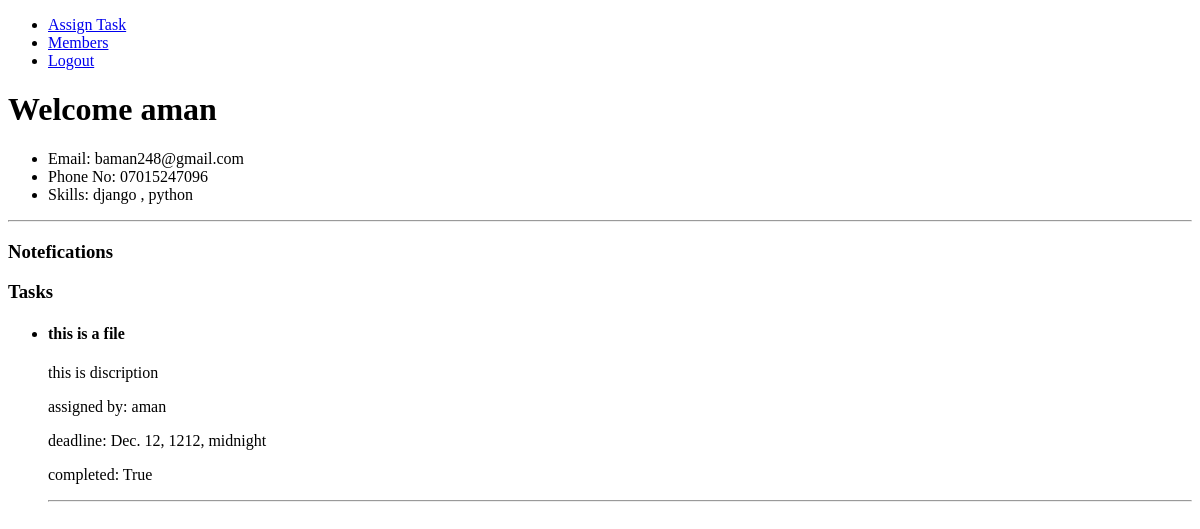
/index/ (signed in), run on an earlier commit of the app's database.
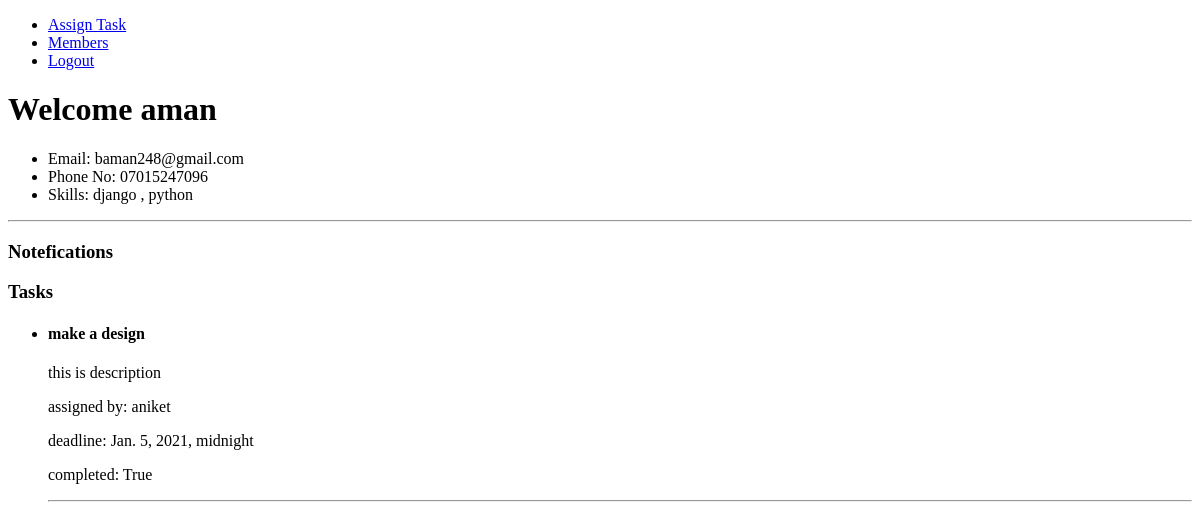
And on a later commit of the database.
### storage/models.py (models this page shows)
class Profile(models.Model):
    user = models.ForeignKey(User,on_delete=models.CASCADE)
    email = models.EmailField()
    phone_no = models.TextField(max_length=13)
    skills = models.TextField(max_length=100)

class Task(models.Model):
    done = models.BooleanField(default=False)
    failed = models.BooleanField(default=False)
    title = models.TextField(max_length=50)
    discription = models.TextField(max_length=500)
    assigned_to = models.ForeignKey(User,on_delete=models.CASCADE,related_name="assigned_to_p")
    assigned_by = models.ForeignKey(User,on_delete=models.CASCADE)
    s_time = models.DateTimeField(auto_now_add=True)
    f_time = models.DateTimeField(auto_now_add=False)
    is_accepted = models.BooleanField(default = False)
    is_submited = models.BooleanField(default = False)

### storage/views.py (the view)
# urls.py: path(r'index/',index,name='index'),
@login_required
def index(request):
    profile = Profile.objects.all().filter(user=request.user)
    if profile:
        print(request.user)
        tasks = Task.objects.all().filter(assigned_to=request.user,is_accepted=True)
        alerts = Task.objects.all().filter(is_accepted=False,assigned_to=request.user)
        submits = Task.objects.all().filter(assigned_by=request.user,is_submited=True,done=False)
        return render(request,'storage/index.html',{'tasks':tasks,'profile':profile,'alerts':alerts,'submits':submits})
    else:
        return complete_profile(request)

### templates/storage/index.html (shortened to what this page needs)
<!DOCTYPE html>
<html lang="en">
<head>
</head>
<body>
    <header>
        <ul>
            <li><a href="{% url 'storage:assign' %}">Assign Task</a></li>
            <li><a href="{% url 'storage:members' %}">Members</a></li>
            <li><a href="{% url 'logout' %}">Logout</a></li>
        </ul>
    </header>
    <h1>Welcome {{ user }}</h1>
    <ul>
        <li>Email: {{profile.0.email}}</li>
        <li>Phone No: {{profile.0.phone_no}}</li>
        <li>Skills: {{profile.0.skills}}</li>
    </ul>
    <hr>
    <h3>Notefications</h3>
    <h3>Tasks</h3>
    <ul>
        {% for i in tasks %}
        <li>
            <h4>{{i.title}}</h4>
            <p>{{i.discription}}</p>
            <p>assigned by: {{ i.assigned_by }}</p>
            <p>deadline: {{ i.f_time }} </p>
            <p>completed: {{i.done}}</p>
        </li>
        {% endfor %}
        <hr>
    </ul>
</body>
</html>

What changed in the data, as far as the page shows it:
removed Task: title "this is a file", discription "this is discription", assigned_by "aman", f_time "Dec. 12, 1212, midnight", done "True"
added Task: title "make a design", discription "this is description", assigned_by "aniket", f_time "Jan. 5, 2021, midnight", done "True"
